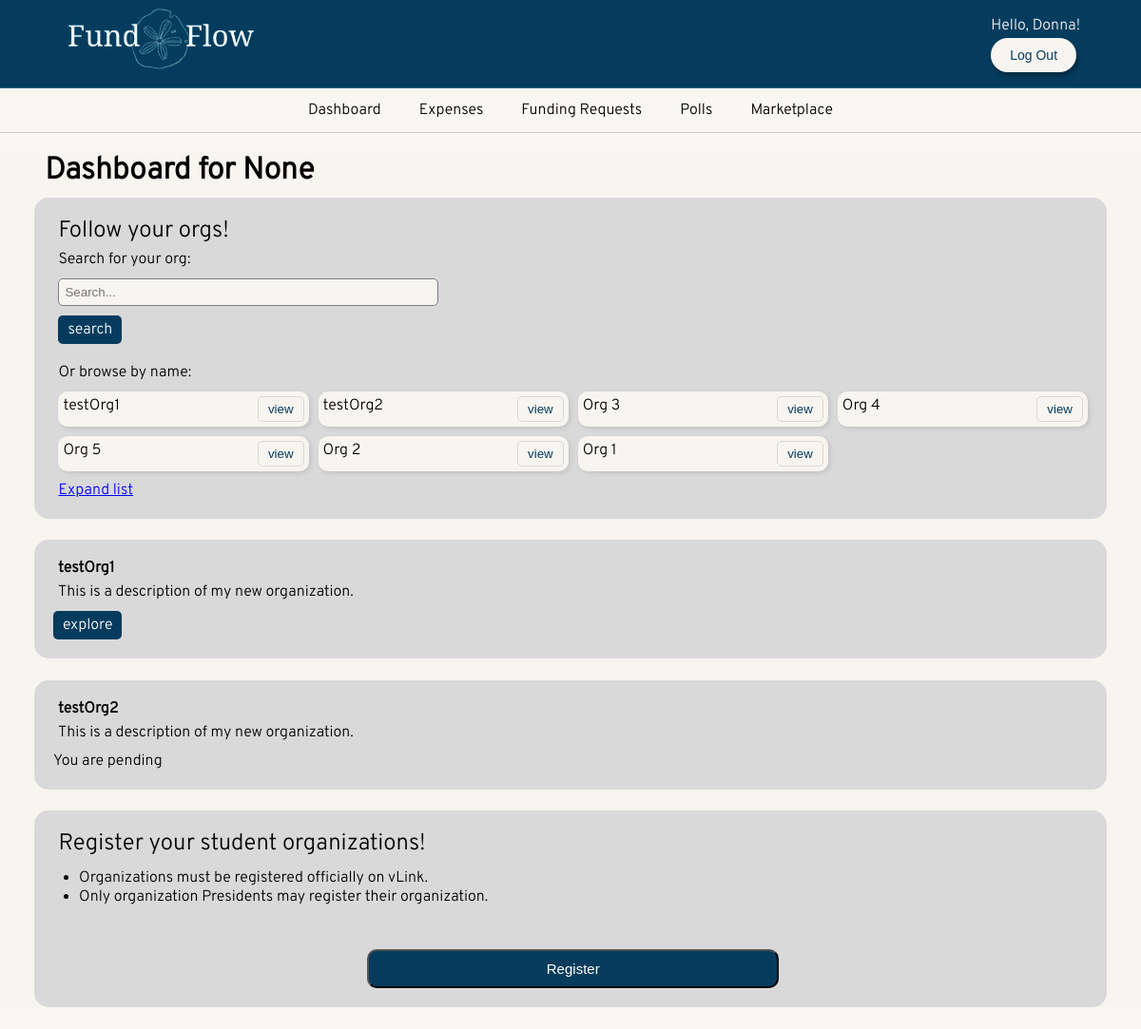
Before: /dashboard/ (signed in) with the older database file.
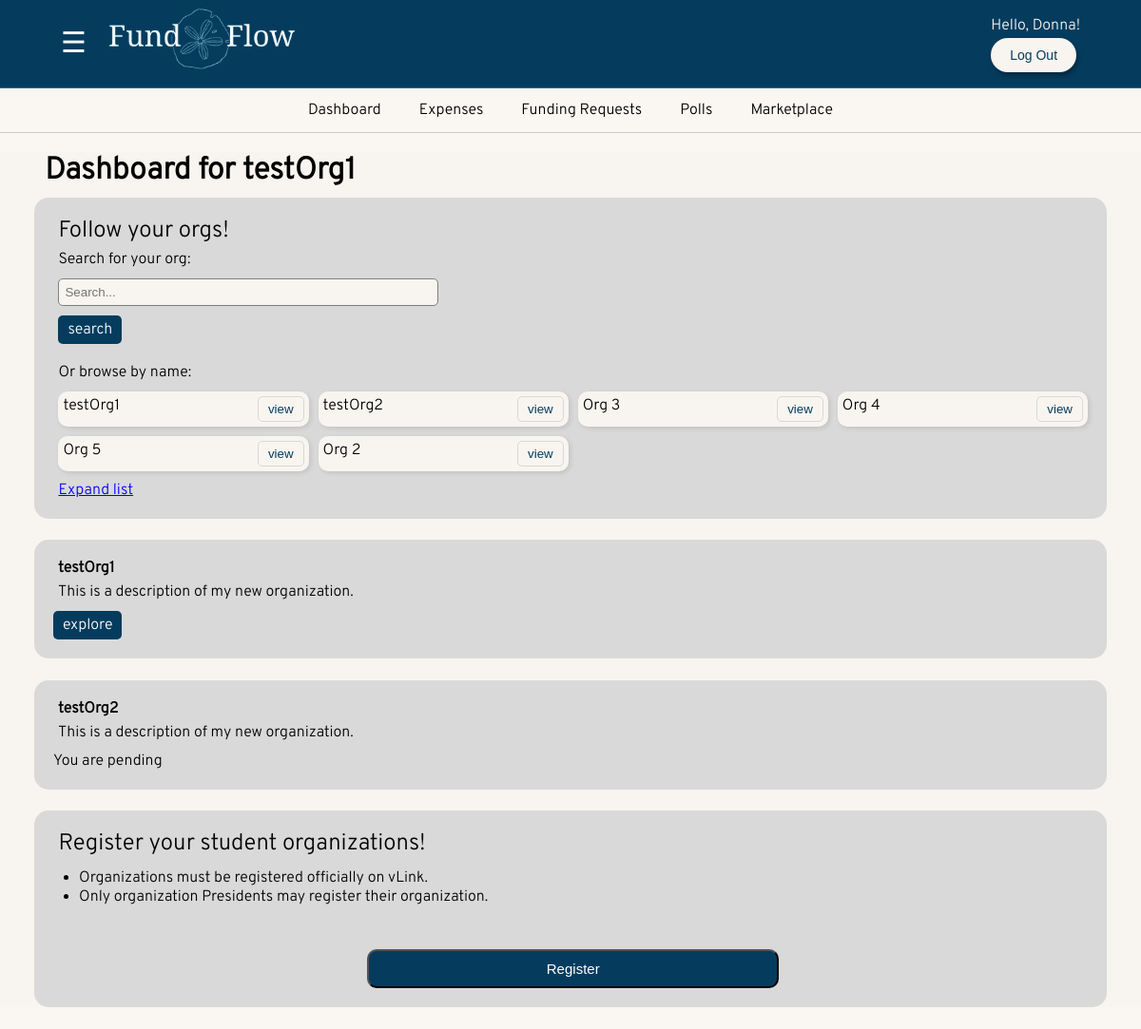
After: the same page with the newer database file.
### FundFlow/models.py (models this page shows, shortened)
class UserProfile(models.Model):
    USER_TYPES = [
        ('president', 'President'),
        ('treasurer', 'Treasurer'),
        ('member', 'Member')
    ]
    user = models.OneToOneField(
        User, #primary attributes of the default user are: username, password, email, first_name, last_name
        on_delete=models.CASCADE
    )
    user_type = models.CharField(
        max_length=10,
        choices=USER_TYPES
    )
    current_Org=models.ForeignKey(
        'Organization',
        on_delete=models.SET_NULL,  # <- this makes sure UserProfile isn't deleted
        blank=True,
        null=True
    )

class Organization(models.Model):
    name= models.CharField(max_length=255, unique=True)
    description = models.TextField(blank=True, null=True)
    president = models.ForeignKey(User, on_delete=models.CASCADE, related_name='president_of', blank=True, null=True)
    treasurer = models.ForeignKey(User, on_delete=models.SET_NULL ,related_name='treasurer_of', blank=True, null=True)
    members = models.ManyToManyField(User, related_name='organizations', blank=True)
    pending_members = models.ManyToManyField(User, related_name='pending_organizations', blank=True)
    bank_email= models.EmailField(verbose_name='Email Address', unique=False, blank=True, null=True)
    tickets=models.ManyToManyField('CreateTicket', related_name='tickets', blank=True)
    def __str__(self):
        return self.name

### FundFlow/views.py (the view, shortened to what this page needs)
# urls.py: path('dashboard/', views.dashboard_view, name='dashboard'),
@login_required
def dashboard_view(request):
    current_user = request.user
    curProf=UserProfile.objects.get(user=current_user)
    orgs= Organization.objects.all()
    belongsOrgs= Organization.objects.filter(members=current_user)
    pendsOrgs= Organization.objects.filter(pending_members=current_user)
    user_type= curProf.user_type
    print(user_type)
    context = {
        'orgs':orgs,
        'belongsOrgs':belongsOrgs,
        'user_type':user_type,
        'pendsOrgs':pendsOrgs,
        'curProf':curProf
    }
    return render(request, 'dashboard.html', context)

### FundFlow/templates/dashboard.html (shortened to what this page needs)
{% extends 'base.html' %}
{% load crispy_forms_tags %}
{% block content %}
<!DOCTYPE html>
<html lang="en">
<head>
    <link rel="stylesheet" href="https://cdnjs.cloudflare.com/ajax/libs/font-awesome/6.0.0/css/all.min.css">
</head>
<body>
    <main>
        <div class="org-section">
            <label id="get-started">Dashboard for {{curProf.current_Org}}</label>
            <div class="info-container">
                <div class="text-container">
                    <label id="subtitle-label">Follow your orgs!</label>
                    <label for="text-label">Search for your org:</label>
                    <form method="POST" class="join-form">
                        <input type="text" id="text-label" name="seb" placeholder="Search...">
                        <button class="explore explore-btn" name="searchBtn"  >search</button>
                    </form>
                    <p><br>Or browse by name:</p>
                    <div class="org-grid">
                        {% for org in orgs %}
                        <form method="POST" class="join-form">
                            <div class="org-item" btn="org-item" >{{org.name}}<button class="org-btn view-btn" name="org_id" value="{{org.id}}">view</button></div>
                        </form>
                        {% endfor %}
                    </div>
                    <div class="expand" id="expand-btn">Expand list</div>
                </div>
            </div>
            {% for apt in belongsOrgs %}
            <form method="POST" class="join-form">
            <div class="info-container">
                    <div class="apart-of">
                        <div class="show-belong-org-name">{{apt.name}}</div>
                        <div class="show-belong-org-description">
                            {{apt.description}}
                        </div>
                        <button class="explore explore-btn" name="apt_id" value="{{apt.id}}" >explore</button>
                    </div>
            </div>
            </form>
            {% endfor %}
            {% for apt in pendsOrgs %}
            <div class="info-container">
                    <div class="apart-of">
                        <div class="show-belong-org-name ">{{apt.name}}</div>
                        <div class="show-belong-org-description">
                            {{apt.description}}
                        </div>
                        You are pending
                    </div>
            </div>
            {% endfor %}
            <div class = "info-container">
                <div class="text-container">
                    <label id="subtitle-label">Register your student organizations!</label>
                    <ul class="list-text-container">
                        <li>Organizations must be registered officially on vLink.</li>
                        <li>Only organization Presidents may register their organization.</li>
                    </ul>
                    <a href="{% url 'registerorg' %}">
                        <button class="register-btn" >Register</button>
                    </a>
                </div>
            </div>
        </div>
    </main>
</body>
</html>
{% endblock %}

### FundFlow/templates/base.html (shortened to what this page needs)
<!doctype html>
<html lang="en">
  <head>
    {%load static%}
    <link rel="stylesheet" href="{% static 'dashboard.css' %}">
    <link rel="stylesheet" href="{% static 'home.css' %}">
    <link rel="stylesheet" href="{% static 'signUp.css' %}">
    <link rel="stylesheet" href="{% static 'index.css' %}">
    <link rel="stylesheet" href="https://cdnjs.cloudflare.com/ajax/libs/font-awesome/6.0.0/css/all.min.css">
    <link rel="stylesheet" href="{% static 'registerorg.css' %}">
    <link rel="stylesheet" href="{% static 'voting.css' %}">
    <link rel="stylesheet" href="{% static 'expenses.css' %}">
    <link rel="stylesheet" href="{% static 'budgetRev.css' %}">
    <link rel="stylesheet" href="{% static 'manageOrganization.css' %}">
    <link rel="stylesheet" href="{% static 'fundingRequests.css' %}">
    <link rel="stylesheet" href="{% static 'manageMarketplace.css' %}">
    <link rel="stylesheet" href="{% static 'marketplace.css' %}">
    <link rel="stylesheet" href="{% static 'checkout.css' %}">
  </head>
  <body>
    <header class="py-3 mb-4 border-bottom" id="header">
      <div class="header-container">
          {% if user.is_authenticated %}
          {% if user_type == "president" or user_type == "treasurer" %}
          <span id="menu-toggle" class="menu-icon">&#9776;</span>
          {% endif %}
          {% endif %}
          <a href="#" class="d-flex align-items-center link-body-emphasis text-decoration-none">
              <span class="logo">
                  <img src="{% static 'images/FundFlow_logo.png' %}" alt="Logo">
              </span>
          </a>
      </div>
      <div>
        {% if user.is_authenticated %}
        <a class="hello-user"> Hello, {{user.first_name}}! </a>
        <form action="{% url 'logout' %}" method="post">
          <button type="submit" class="logout-btn">Log Out</button>
        </form>
        {% endif %}
      </div>
    </header>
    {% if user.is_authenticated %}
    <nav class="py-2 bg-body-tertiary border-bottom">
        <div class="container d-flex flex-wrap">
            <ul class="nav me-auto">
                <li class="nav-item"><a href="{% url 'dashboard' %}" class="nav-link link-body-emphasis px-2" aria-current="page">Dashboard</a></li>
                <li class="nav-item"><a href="{% url 'expenses' %}" class="nav-link link-body-emphasis px-2">Expenses</a></li>
                <li class="nav-item"><a href="{% url 'fundingRequests' %}" class="nav-link link-body-emphasis px-2">Funding Requests</a></li>
                <li class="nav-item"><a href="{% url 'voting' %}" class="nav-link link-body-emphasis px-2">Polls</a></li>
                <li class="nav-item"><a href="{% url 'marketplace' %}" class="nav-link link-body-emphasis px-2">Marketplace</a></li>
            </ul>
        </div>
    </nav>
    {% endif %}
    <div class="container">
        {% block content %}
        {% endblock %}
    </div>
  </body>
</html>

Changed rows visible on the page:
removed Organization: name "Org 1", {{ org.id }} 17 (drawn)
changed UserProfile: user_type "member" → "president" (drawn); current_Org "None" → "testOrg1"
